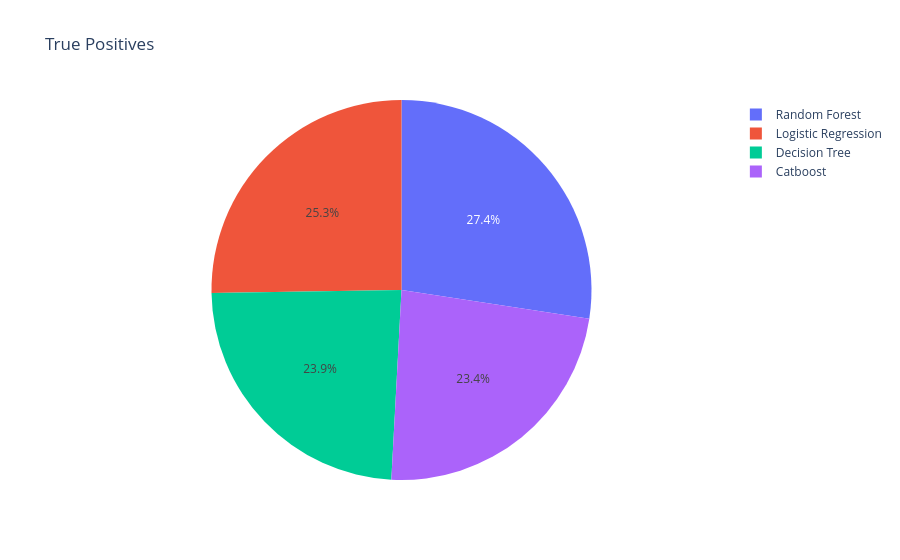

Notebook source saved alongside this figure:
### Code cell
px.pie(data_frame=cm_df, names=cm_df['model'], values=cm_df['True Positives'], title='True Positives')

### Figure 1 — Plotly figure (JSON) as saved in the notebook; plotly's stock layout.template omitted (floating-point values rounded to 4 significant figures)
{"data": [{"domain": {"x": [0, 1], "y": [0, 1]}, "hovertemplate": "model=%{label}<br>True Positives=%{value}<extra></extra>", "labels": ["Random Forest", "Logistic Regression", "Decision Tree", "Catboost"], "legendgroup": "", "name": "", "showlegend": true, "type": "pie", "values": [1722, 1587, 1501, 1473]}], "layout": {"legend": {"tracegroupgap": 0}, "title": {"text": "True Positives"}}}
